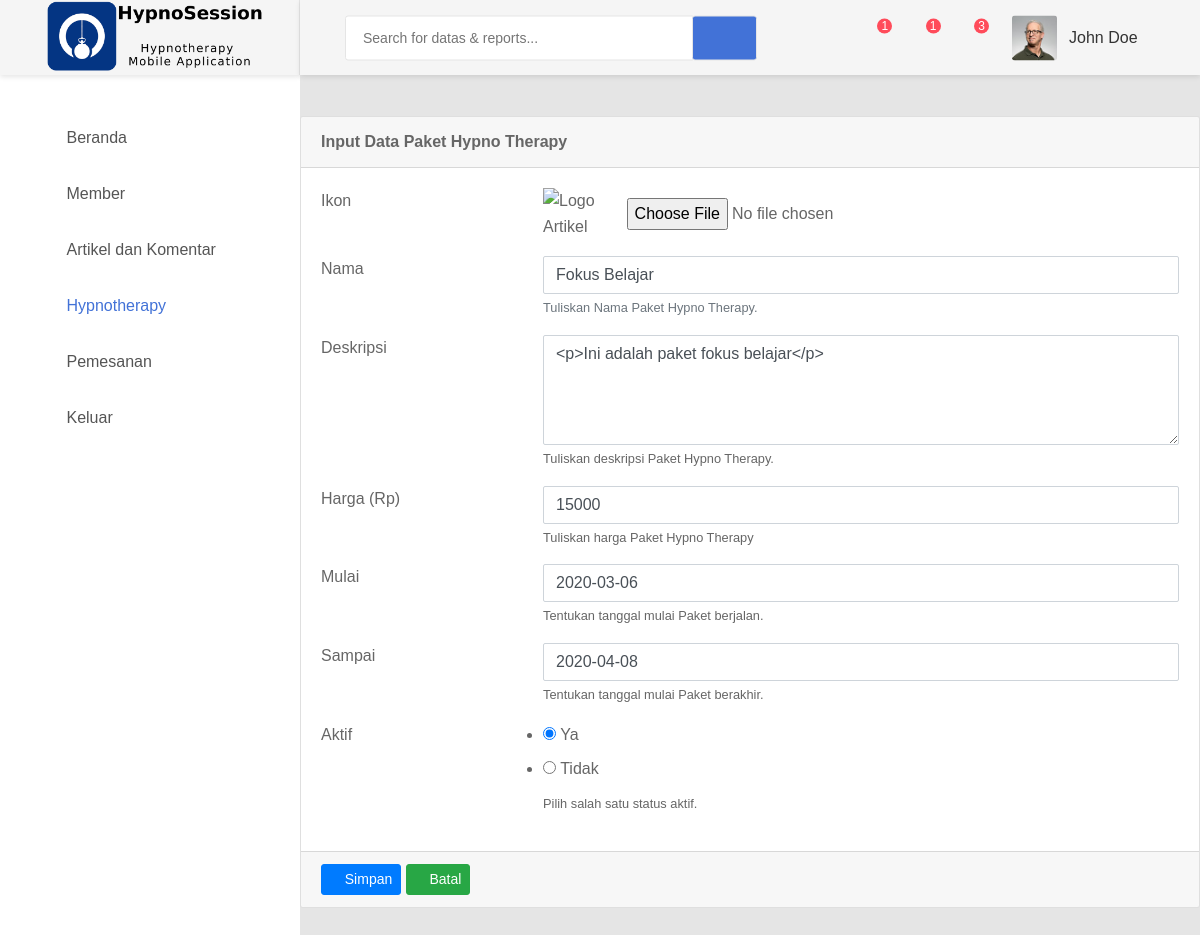
Before: /hypno/edit/1 with the older database file.
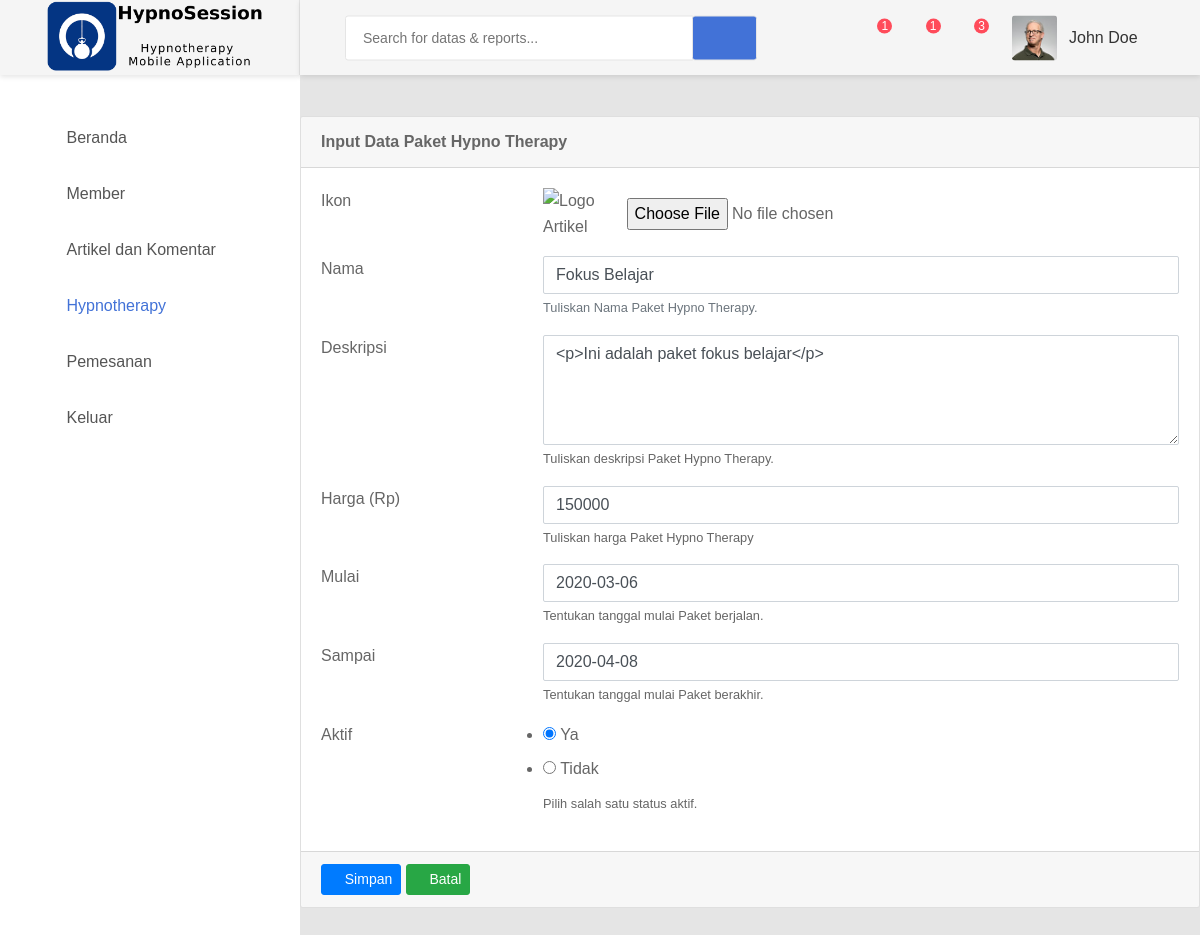
After: the same page with the newer database file.
### hypno/models.py (models this page shows, shortened)
class PaketTerapi(models.Model):
    ikon_src = models.TextField(null=True)
    nama = models.CharField(max_length=100)
    deskripsi = models.TextField()
    harga = models.IntegerField()
    aktif = models.BooleanField()
    mulai = models.DateField()
    akhir = models.DateField()
    publikasi = models.DateTimeField(auto_now_add=True)
    update = models.DateTimeField(auto_now=True)
    class Meta:
        db_table = 'paket_terapi'

### hypno/views.py (the view, shortened to what this page needs)
# urls.py: path('edit/<int:id>', views.edit, name='edit'),
def edit(request, id):
    paket = PaketTerapi.objects.get(id=id)
    form = PaketTerapiForm(instance=paket)
    form.fields['aktif'].initial = [paket.aktif]
    context = {
        'paket': paket,
        'view': 'hypno',
        'title': 'Paket Hypnotherapy -> Ubah Data',
        'form': form
    }
    return render(request, 'hypno/form.html', context)

### hypno/templates/hypno/form.html (shortened to what this page needs)
{% extends "base.html" %}
{% block content %}
{% load static %}
<div class="card">
    <div class="card-header">
        <strong>Input Data Paket Hypno Therapy</strong>
    </div>
    <form action="" method="post" enctype="multipart/form-data" class="form-horizontal">
        <div class="card-body card-block">
            <div class="row form-group">
                <div class="col col-md-3">
                    <label for="nama" class=" form-control-label">Ikon</label>
                </div>
                <div class="col-12 col-md-9">
                    <div class="form-check-inline form-check">
                        <div id="ikon-div" class="image">
                            <img id="img-ikon" style="width: 150px; height: 150px;" src="{{ form.ikon_src.value }}"
                                 alt="Logo Artikel">
                        </div> &nbsp;
                        <input type="file" id="ikon" name="ikon" class="form-control-file"
                               class="btn btn-secondary btn-sm"/>
                    </div>
                </div>
            </div>
            <div class="row form-group">
                <div class="col col-md-3">
                    <label for="nama" class=" form-control-label">Nama</label>
                </div>
                <div class="col-12 col-md-9">
                    {{ form.nama }}
                    <small class="form-text text-muted">Tuliskan Nama Paket Hypno Therapy.</small>
                </div>
            </div>
            <div class="row form-group">
                <div class="col col-md-3">
                    <label for="hf-deskripsi" class=" form-control-label">Deskripsi</label>
                </div>
                <div class="col-12 col-md-9">
                    {{ form.deskripsi }}
                    <small class="help-block form-text">Tuliskan deskripsi Paket Hypno Therapy.</small>
                </div>
            </div>
            <div class="row form-group">
                <div class="col col-md-3">
                    <label for="hf-harga" class=" form-control-label">Harga (Rp)</label>
                </div>
                <div class="col-12 col-md-9">
                    {{ form.harga }}
                    <small class="help-block form-text">Tuliskan harga Paket Hypno Therapy</small>
                </div>
            </div>
            <div class="row form-group">
                <div class="col col-md-3">
                    <label for="hf-harga" class=" form-control-label">Mulai</label>
                </div>
                <div class="col-12 col-md-9">
                    {{ form.mulai }}
                    <small class="help-block form-text">Tentukan tanggal mulai Paket berjalan.</small>
                </div>
            </div>
            <div class="row form-group">
                <div class="col col-md-3">
                    <label for="hf-harga" class=" form-control-label">Sampai</label>
                </div>
                <div class="col-12 col-md-9">
                    {{ form.akhir }}
                    <small class="help-block form-text">Tentukan tanggal mulai Paket berakhir.</small>
                </div>
            </div>
            <div class="row form-group">
                <div class="col col-md-3">
                    <label for="aktif" class=" form-control-label">Aktif</label>
                </div>
                <div class="col col-md-9">
                    {{ form.aktif }}
                    <small class="help-block form-text">Pilih salah satu status aktif.</small>
                </div>
            </div>
        </div>
        <div class="card-footer">
            <button type="submit" class="btn btn-primary btn-sm">
                <i class="fa fa-dot-circle-o"></i> Simpan
            </button>
            <a class="btn btn-success btn-sm" href="/hypno/" role="button">
                <i class="fa fa-ban"></i> Batal
            </a>
        </div>
    </form>
    {% endblock %}

Changed rows visible on the page:
changed PaketTerapi "Fokus Belajar": harga "15000" → "150000"
